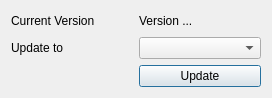
<?xml version="1.0" encoding="UTF-8"?>
<ui version="4.0">
 <class>MainWindow</class>
 <widget class="QDialog" name="MainWindow">
  <property name="geometry">
   <rect>
    <x>0</x>
    <y>0</y>
    <width>272</width>
    <height>98</height>
   </rect>
  </property>
  <property name="windowTitle">
   <string>Update Manager</string>
  </property>
  <layout class="QGridLayout" name="gridLayout">
   <item row="0" column="0">
    <widget class="QLabel" name="label">
     <property name="text">
      <string>Current Version</string>
     </property>
    </widget>
   </item>
   <item row="0" column="1">
    <widget class="QLabel" name="lblCurrentVersion">
     <property name="text">
      <string>Version ...</string>
     </property>
    </widget>
   </item>
   <item row="1" column="0">
    <widget class="QLabel" name="label_2">
     <property name="text">
      <string>Update to</string>
     </property>
    </widget>
   </item>
   <item row="1" column="1">
    <widget class="QComboBox" name="cmbUpdateTo">
     <property name="frame">
      <bool>true</bool>
     </property>
    </widget>
   </item>
   <item row="2" column="1">
    <widget class="QPushButton" name="btnUpdate">
     <property name="text">
      <string>Update</string>
     </property>
     <property name="icon">
      <iconset resource="vcs_deploy.qrc">
       <normaloff>:/images/images/mail-send-receive.png</normaloff>:/images/images/mail-send-receive.png</iconset>
     </property>
    </widget>
   </item>
  </layout>
 </widget>
 <resources>
  <include location="vcs_deploy.qrc"/>
 </resources>
 <connections/>
</ui>
